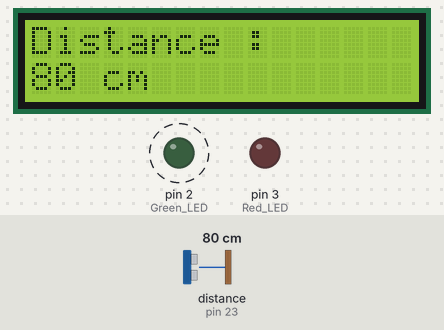
The sketch below on a simulated Arduino Mega 2560, built with avr-gcc and run on an emulated ATmega2560. On the bench: 16×2 character LCD, output pins drawn as LEDs (lit = HIGH). Wiring (inferred from the names in the program): ultrasonic range finder: trigger pin 22; echo pin 23. Dashed ring = blinking. The inputs (shaded band) are chosen by the test bench; at power-on: distance to the obstacle (sensor on pin 23) 80 cm. The echo pulse lasts 58.3 µs per cm; pins used as bus, display or sensor lines are not drawn; what the sketch prints to the serial monitor is not drawn.

Above: at 1.25 s.
1.3 s: distance to the obstacle (sensor on pin 23) set to 8 cm
At 1.55 s:
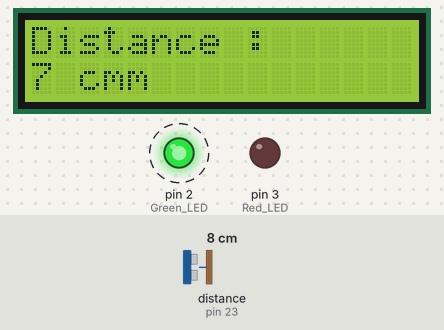
3.1 s: distance to the obstacle (sensor on pin 23) set to 5 cm
At 3.9 s:
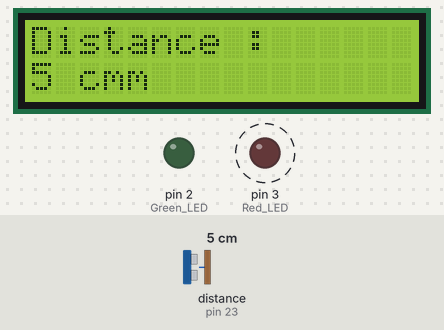
4.9 s: distance to the obstacle (sensor on pin 23) set to 18 cm
At 5.2 s:
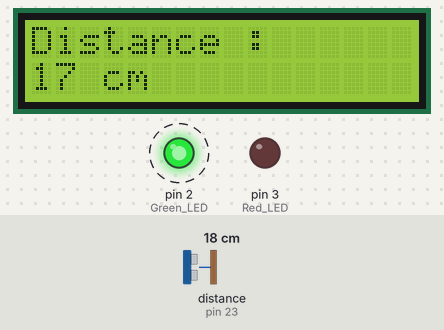
Timing chart, 0 to 12.7 s (numbered marks = the images above; inputs shaded):
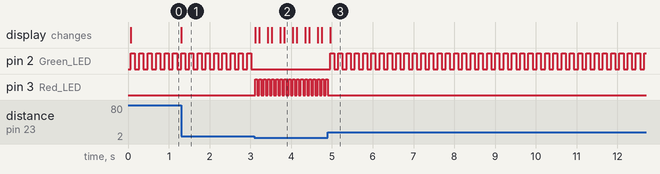

The sketch:

sketch_mar24a.ino
```cpp
#include <LiquidCrystal.h>

#define vcc 40
#define gnd 41
#define echo 23
#define trig 22
#define Interface 31,29,34,32,30,28
#define Red_LED 3
#define Green_LED 2
LiquidCrystal LCD(Interface);

void setup() {
  Serial.begin(9600);
  pinMode(trig , OUTPUT);
  pinMode(echo , INPUT);
  pinMode(vcc , OUTPUT);
  pinMode(gnd , OUTPUT);
  pinMode(Red_LED , OUTPUT);
  pinMode(Green_LED , OUTPUT);
  LCD.begin(16,2);
  LCD.print("Distance :");
}

void SonicDistance(){
  Serial.begin(9600);
  digitalWrite(trig , LOW);
  digitalWrite(vcc , HIGH);
  digitalWrite(gnd , LOW);
  long duration , Distance;
  while(true){
      digitalWrite(trig , HIGH);
      digitalWrite(trig , LOW);
      duration = pulseIn(echo , HIGH);
      Distance =  duration /58;
      LCD.setCursor(0 , 1);
      LCD.print(String(Distance)+" cm");
      Serial.println("Distance :"+String(Distance));
      if(Distance <=5){
        digitalWrite(Red_LED , HIGH);
        delay(50);
        digitalWrite(Red_LED , LOW);
        delay(50);
        }else if(Distance>5){
          digitalWrite(Green_LED , HIGH);
          delay(100);
          digitalWrite(Green_LED , LOW);
          delay(100);
        }
    }
}


   void loop() {
    SonicDistance();
}
```

Measured:
- the behaviour switches between 7 and 6 cm on distance to the obstacle (sensor on pin 23) (found by bisection; images 1 and 2)
- after the input at 1.3 s, the display: changes at once (image 1)
- after the input at 3.1 s, pin 2 (Green_LED): stops changing and stays LOW; pin 3 (Red_LED): alternates HIGH for 0.05 s and LOW for 0.05 s, starting at once; the display: first changes at once (image 2 shows a later state)
- after the input at 4.9 s, pin 2 (Green_LED): alternates HIGH for 0.10 s and LOW for 0.10 s, starting after 0.05 s; pin 3 (Red_LED): goes on until 4.9 s, then stays LOW; the display: changes after 0.05 s (image 3)
- by itself, pin 2 (Green_LED): alternates HIGH for 0.10 s and LOW for 0.10 s
